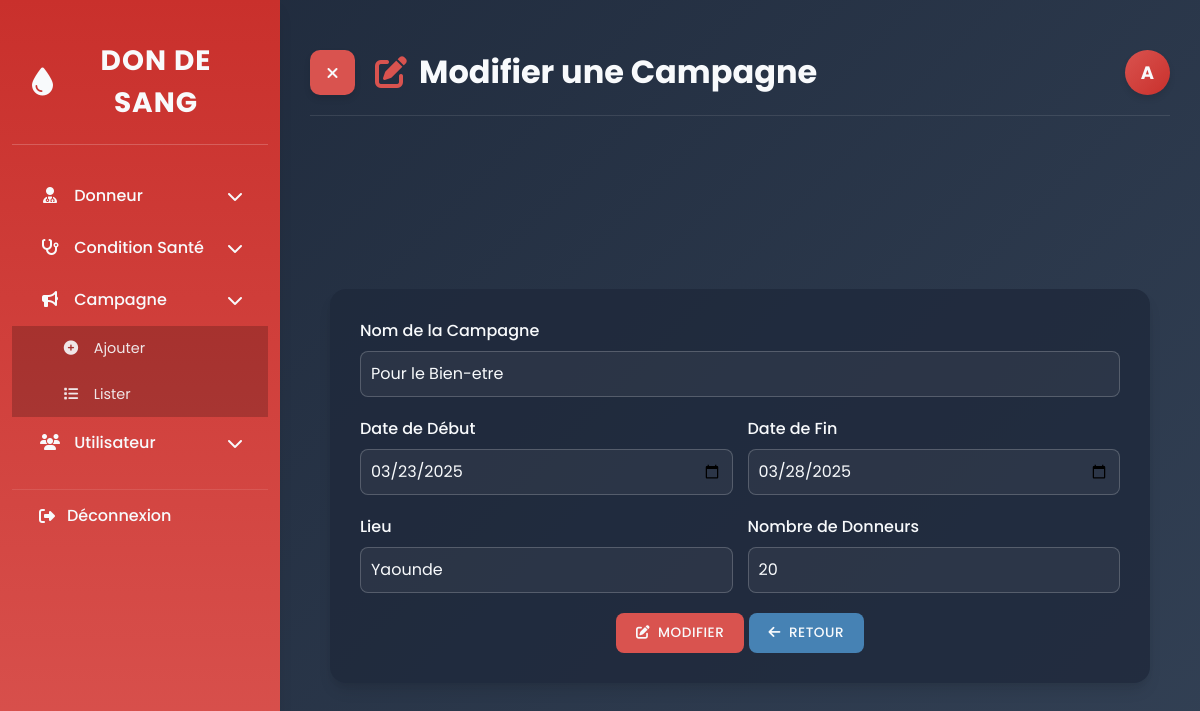
Screenshot of /index.php?action=modifier_campagne&id=2 (signed in) with the database file from the repository.
### tables this page shows
CREATE TABLE `campagnes` (
  `ID_Campagne` int NOT NULL AUTO_INCREMENT,
  `Nom_Campagne` varchar(100) NOT NULL,
  `Date_Debut` date NOT NULL,
  `Date_Fin` date NOT NULL,
  `Lieu` varchar(100) NOT NULL,
  `Nombre_Donneurs` int DEFAULT '0',
  PRIMARY KEY (`ID_Campagne`)
);

### config/Database.php (called while the page is built, shortened)
<?php
class Database {
    private $host = "localhost";
    private $dbname = "gestion_donneurs";
    private $username = "root";
    private $password = "Keyce-2024";
    private $pdo;
    public function connect() {
        if ($this->pdo === null) {
            try {
                $this->pdo = new PDO(
                    "mysql:host={$this->host};dbname={$this->dbname};charset=utf8",
                    $this->username,
                    $this->password
                );
                $this->pdo->setAttribute(PDO::ATTR_ERRMODE, PDO::ERRMODE_EXCEPTION);
                $this->pdo->setAttribute(PDO::ATTR_DEFAULT_FETCH_MODE, PDO::FETCH_ASSOC);
            } catch (PDOException $e) {
                die("Erreur de connexion à la base de données : " . $e->getMessage());
            }
        }
        return $this->pdo;
    }
}
?>

### classes/Campagne.php (called while the page is built, shortened)
<?php
require_once '../config/Database.php';
class Campagne {
    private $db;
    public function __construct() {
        $this->db = (new Database())->connect();
    }
    public function lire($idCampagne) {
        $query = "SELECT * FROM Campagnes WHERE ID_Campagne = :id";
        $stmt = $this->db->prepare($query);
        $stmt->bindParam(':id', $idCampagne);
        $stmt->execute();
        return $stmt->fetch(PDO::FETCH_ASSOC);
    }
}
?>

### views/campagnes/modifier.php (the view, shortened to what this page needs)
<?php
$roleLetter = '';
switch ($_SESSION['utilisateur_role'] ?? 'inconnu') {
    case 'admin':
        $roleLetter = 'A';
        break;
}
?>
<!DOCTYPE html>
<html lang="fr">
<head>
    <link rel="stylesheet" href="https://cdnjs.cloudflare.com/ajax/libs/bootstrap/5.3.0/css/bootstrap.min.css">
    <link rel="stylesheet" href="https://cdnjs.cloudflare.com/ajax/libs/font-awesome/6.4.0/css/all.min.css">
</head>
<body>
    <div class="container-fluid">
        <div class="row">
            <div class="sidebar" id="sidebar">
                <div class="sidebar-header">
                    <div class="sidebar-logo">
                        <i class="fas fa-tint"></i> Don de Sang
                    </div>
                </div>
                <div class="sidebar-menu">
                    <div class="menu-item" id="menuDonneur">
                        <div>
                            <i class="fas fa-user-md menu-icon"></i> Donneur
                        </div>
                        <i class="fas fa-chevron-down"></i>
                    </div>
                    <div class="menu-item" id="menuConditionSanter">
                        <div>
                            <i class="fas fa-stethoscope menu-icon"></i> Condition Santé
                        </div>
                        <i class="fas fa-chevron-down"></i>
                    </div>
                    <div class="menu-item" id="menuCampagne">
                        <div>
                            <i class="fas fa-bullhorn menu-icon"></i> Campagne
                        </div>
                        <i class="fas fa-chevron-down"></i>
                    </div>
                    <div class="sub-menu" id="subMenuCampagne">
                        <div class="sub-menu-item">
                            <a href="index.php?action=ajouter_campagne">
                                <i class="fas fa-plus-circle"></i> Ajouter
                            </a>
                        </div>
                        <div class="sub-menu-item">
                            <a href="index.php?action=lister_campagnes">
                                <i class="fas fa-list"></i> Lister
                            </a>
                        </div>
                    </div>
                    <?php if (isset($_SESSION['utilisateur_role']) && $_SESSION['utilisateur_role'] === 'admin'): ?>
                        <div class="menu-item" id="menuUtilisateur">
                            <div>
                                <i class="fas fa-users menu-icon"></i> Utilisateur
                            </div>
                            <i class="fas fa-chevron-down"></i>
                        </div>
                    <?php endif; ?>
                    <div class="logout-item">
                        <a href="index.php?action=deconnecter">
                            <i class="fas fa-sign-out-alt"></i> Déconnexion
                        </a>
                    </div>
                </div>
            </div>
            <div class="main-content" id="mainContent">
                <div class="page-header">
                    <div style="display: flex; align-items: center;">
                        <button id="sidebarToggle" aria-label="Toggle Sidebar">
                            <i class="fas fa-bars"></i>
                        </button>
                        <h1><i class="fas fa-edit"></i> Modifier une Campagne</h1>
                    </div>
                    <div class="user-circle" data-bs-toggle="modal" data-bs-target="#userInfoModal">
                        <?php echo $roleLetter; ?>
                    </div>
                </div>
                <div class="form-container">
                    <div class="form-frame">
                        <form action="index.php?action=modifier_campagne&id=<?php echo $campagne['ID_Campagne']; ?>" method="POST" class="w-100">
                            <div class="form-row">
                                <div>
                                    <label for="nom_campagne" class="form-label">Nom de la Campagne</label>
                                    <input type="text" class="form-control" id="nom_campagne" name="nom_campagne" value="<?php echo $campagne['Nom_Campagne']; ?>" required>
                                </div>
                            </div>
                            <div class="form-row">
                                <div>
                                    <label for="date_debut" class="form-label">Date de Début</label>
                                    <input type="date" class="form-control" id="date_debut" name="date_debut" value="<?php echo $campagne['Date_Debut']; ?>" required>
                                </div>
                                <div>
                                    <label for="date_fin" class="form-label">Date de Fin</label>
                                    <input type="date" class="form-control" id="date_fin" name="date_fin" value="<?php echo $campagne['Date_Fin']; ?>" required>
                                </div>
                            </div>
                            <div class="form-row">
                                <div>
                                    <label for="lieu" class="form-label">Lieu</label>
                                    <input type="text" class="form-control" id="lieu" name="lieu" value="<?php echo $campagne['Lieu']; ?>" required>
                                </div>
                                <div>
                                    <label for="nombre_donneurs" class="form-label">Nombre de Donneurs</label>
                                    <input type="number" class="form-control" id="nombre_donneurs" name="nombre_donneurs" min="0" value="<?php echo $campagne['Nombre_Donneurs']; ?>">
                                </div>
                            </div>
                            <div class="text-center">
                                <button type="submit" class="btn btn-primary"><i class="fas fa-edit me-2"></i>Modifier</button>
                                <a href="index.php?action=lister_campagnes" class="btn btn-secondary"><i class="fas fa-arrow-left me-2"></i>Retour</a>
                            </div>
                        </form>
                    </div>
                </div>
            </div>
        </div>
    </div>
</body>
</html>

### rows the page displays
campagnes: nom_campagne "Pour le Bien-etre", date_debut "03/23/2025", date_fin "03/28/2025", lieu "Yaounde", nombre_donneurs "20"

### other values shown
$roleLetter "A"
